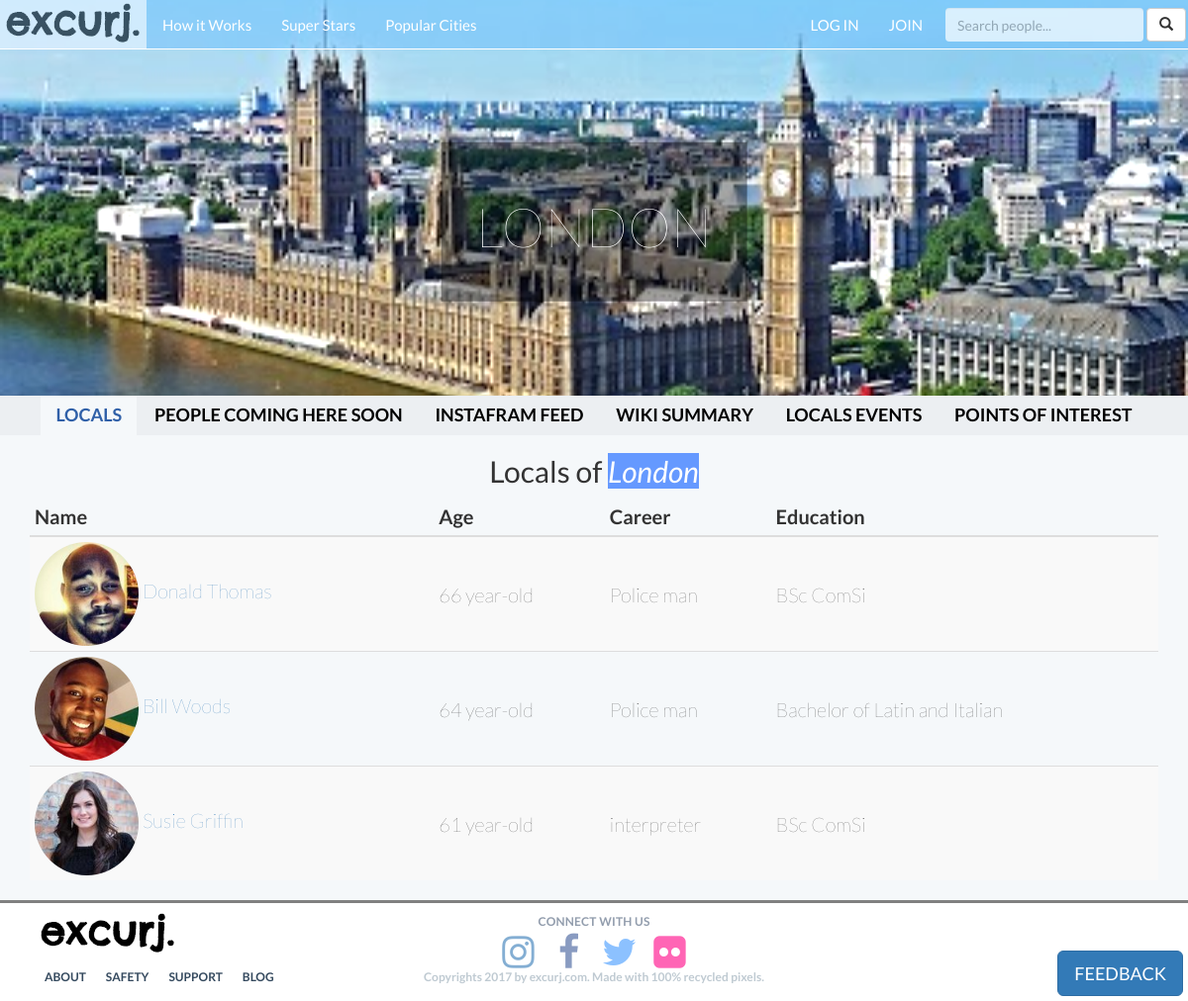
The app's page /city/london-england/, older data.
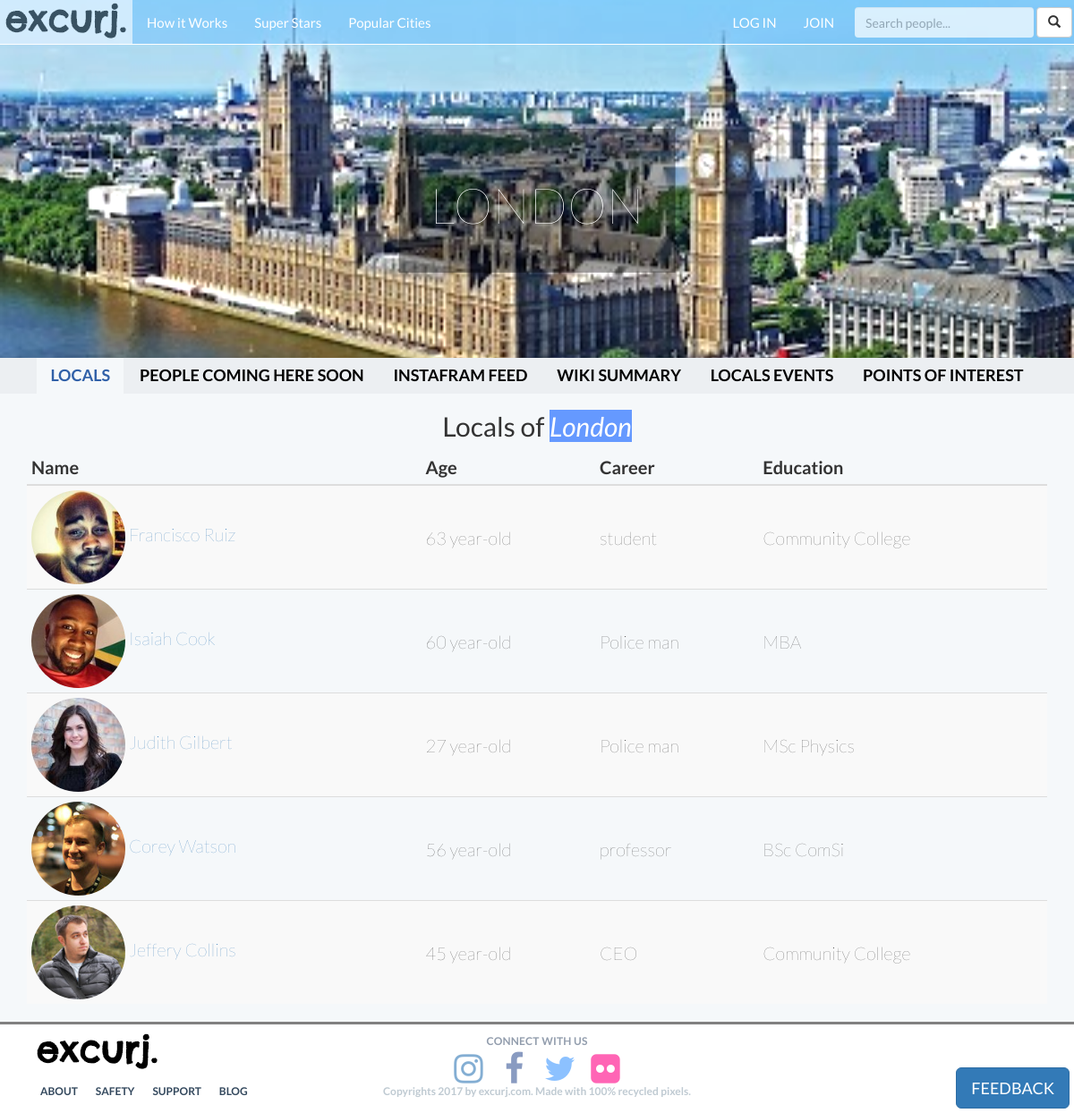
The same page, newer data.
### excurj/models.py (models this page shows, shortened)
class City(models.Model):
	city_id = models.CharField(primary_key=True, max_length=150)
	name = models.CharField(max_length=128, blank=True)
	country = models.CharField(max_length=128, blank=True)
	description = models.CharField(max_length=1000, blank=True)
	city_image = models.ImageField(blank=True, upload_to='city_pictures')
	slug = models.SlugField()#MUST MAKE UNIQUE =TRUE AGAIN
	class Meta:
		verbose_name_plural = 'Cities'
	def display_name(self):
		return self.name.split(",")[0]
	display_name = property(display_name)

class UserProfile(models.Model):
	user = models.OneToOneField(User, related_name='profile', primary_key=True) #Each User is related to only one User Profile
	city_search_text = models.CharField(blank=True, max_length=300)
	city = models.ForeignKey(City, blank=True, null=True, related_name='city') #Each User Profile must be related to one city.
	prof_pic = models.ImageField(blank=True, upload_to='profile_pictures')
	dob = models.DateField(blank=True, null=True)
	sex = models.CharField(max_length=10, blank=True)
	education = models.CharField(blank=True, max_length=200)
	career = models.CharField(blank=True, max_length=200)
	about_you = models.CharField(max_length=500, blank=True)
	music_movies_books = models.CharField(max_length=200, blank=True)
	friendship = models.CharField(max_length=500, blank=True)
	what_will_you_show_visitors = models.CharField(max_length=1000, blank=True)
	def age(self):
		import datetime
		return int((datetime.date.today() - self.dob).days / 365.25  )
	age = property(age)

### excurj/views.py (the view)
# urls.py: url(r'^city/(?P<city_name_slug>[\w\-]+)/$', views.show_city, name='show_city'),
def show_city(request, city_name_slug):
	context_dict={}
	try:
		city = City.objects.get(slug=city_name_slug)
		print()
		city_locals_profiles = UserProfile.objects.filter(city=city)
		excursions = Excursion.objects.filter(city=city)
		context_dict['city']=city
		context_dict['city_locals_profiles']=city_locals_profiles
		context_dict['excursions'] = excursions
	except City.DoesNotExist:
		context_dict['city']=None
	except UserProfile.DoesNotExist:
		context_dict['city_locals_profiles']=None
	except Excursion.DoesNotExist:
		context_dict['excursions'] = None
	except City.MultipleObjectsReturned:
		city = City.objects.filter(slug=city_name_slug)[0]
	return render(request, 'excurj/city.html', context_dict)

### templates/excurj/city.html (shortened to what this page needs)
{% extends 'excurj/base.html' %}
{% load staticfiles %}
{% block body_block %}
<div class="jumbotron" id="city_jumbotron">
	<div class="container" style="background-image:url('{{ MEDIA_URL }}{{city.city_image}}');">
		<div class="city_header">
			<h1> {{city.display_name.upper}} </h1>
		</div>
	</div>
</div>
	<ul class="nav  navbar-centered" id="tabs">
		<li class="active" role="presentation"><a data-toggle="tab" href="#locals">LOCALS</a></li>
		<li role="presentation"><a data-toggle="tab" href="#coming">PEOPLE COMING HERE SOON</a></li>
		<li role="presentation"><a data-toggle="tab" href="#insta">INSTAFRAM FEED</a></li>
		<li role="presentation"><a data-toggle="tab" href="#wiki">WIKI SUMMARY</a></li>
		<li role="presentation" title="Coming Soon!"><a data-toggle="tab" href="javascript:void(0)" title="coming soon!">LOCALS EVENTS</a></li>
		<li title="Coming Soon!"><a data-toggle="tab" href="javascript:void(0)" title="coming soon!">POINTS OF INTEREST</a></li>
	</ul>
<div class="tab-content">
    <div id="locals" class="tab-pane fade in active">
	<div class="container table-responsive">
	  <h2 style="text-align: center;"> Locals of <span style="background-color: #6599ff; color: white"> <i>{{city.name}} </i></span></h2>
	  <table class="table table-striped table-condensed table-hover">
	    <thead>
	      <tr>
	        <th>Name</th>
	        <th>Age</th>
	        <th>Career</th>
	        <th>Education</th>
	      </tr>
	    </thead>
	    <tbody>
	   	{% if city_locals_profiles %}
	    {% for local in city_locals_profiles %}
	      <tr>
	        <td><img src=" {{ local.prof_pic.url }} " class="img-circle" width="105px" height="105px">  <a href="{% url 'excurj:show_profile' local.user.username %}">{{local.user.first_name.title}}  {{local.user.last_name.title}}</a>   </td>
	        <td>{{local.age}} year-old</td>
	        <td> {{local.career}} </td>
	        <td>  {{local.education}} </td>
	      </tr>
	    {% endfor %}
    	{% else %}
		<strong>There's no people in this city yet :( but there'll be soon! :)</strong>
		{% endif %}
	    </tbody>
	  </table>
	</div>
    </div>
  </div>
{% endblock %}

### templates/excurj/base.html (shortened to what this page needs)
<!DOCTYPE html>
{% load staticfiles %}
{% load crispy_forms_tags %}
{% load widget_tweaks %}
<html lang="en">
  <head>
    <link href="{% static 'css/bootstrap.min.css'%} " rel="stylesheet">
    <link rel="stylesheet" type="text/css" href=" {% static 'css/style.css' %} ">
    <link href="//maxcdn.bootstrapcdn.com/font-awesome/4.2.0/css/font-awesome.min.css" rel="stylesheet">
    <link rel="stylesheet" href="https://ajax.googleapis.com/ajax/libs/jqueryui/1.12.1/themes/smoothness/jquery-ui.css">
  </head>
  <body>
    <form action=" {% url 'excurj:feedback' %} ">
      <button id="feedback" class="btn btn-lg btn-primary" name="feedback">FEEDBACK</button>
    </form>
    <div>
    	<nav class="navbar navbar-default navbar-fixed-top">
    		<div class="container-fluid">
          <div class="navbar-header">
            <a href=" {% url 'excurj:index' %} "><img src=" {% static 'images/logo.png' %} "></a>
          </div>
          <div class="collapse navbar-collapse " id="mainNavBar">
            <ul class="nav navbar-nav">
              <li><a href="{% url 'excurj:index' %}#how-it-works">How it Works</a></li>
              <li><a href=" {% url 'excurj:index' %}#superstars">Super Stars</a></li>
              <li><a href=" {% url 'excurj:index' %}#popularcities ">Popular Cities</a></li>
            </ul>
            <form class="navbar-form navbar-right no_mobile" action=" {% url 'excurj:search' %} ">
                <div class="form-group no_mobile">
                    <input type="text" name="q" class="form-control no_mobile" placeholder="Search people..." id="topsearchbox">
                </div>
                  <button type="submit" class="btn btn-default no_mobile"><span class="glyphicon glyphicon-search"></span></button>
            </form>
            <ul class="nav navbar-nav navbar-right">
            {% if not request.user.is_authenticated %}
              <li><a href=" {% url 'auth_login' %} ">LOG IN</a></li>
              <li><a href=" {% url 'registration_register' %} " id="jump">JOIN</a></li>
            {% endif %}
            </ul>
          </div>
        </div>
    	</nav>
    	{% block body_block %}{% endblock %}
</div>
    <footer style="text-align: center;">
      <div class="container">
        <div class="row">
          <div class="col-lg-4">
            <a href=" {% url 'excurj:index' %} " class="">
              <img src=" {% static 'images/logo.png' %} " class="pull-left">
            </a>
          </div>
          <div class="col-lg-4">
            <div class="call-to-action">Connect with us</div>
            <a href='#'><i class="fa fa-instagram fa-3x fa-fw"></i></a>
            <a href='#'><i class="fa fa-facebook fa-3x fa-fw"></i></a>
            <a href='#'><i class="fa fa-twitter fa-3x fa-fw"></i></a>
            <a href='#'><i class="fa fa-flickr fa-3x fa-fw"></i></a>
          </div>
          <div class="col-lg-4">
          </div>
        </div>
        <div class="row">
          <div class="col-lg-4">
            <ul class="footer-links">
                <li> <a href="">ABOUT</a> </li>
                <li> <a href="">SAFETY</a> </li>
                <li> <a href="">SUPPORT</a> </li>
                <li> <a href="">BLOG</a> </li>
            </ul>
          </div>
          <div class="col-lg-4">
            <div class="copyrights">
              <p class="" >
                Copyrights 2017 by excurj.com. Made with 100% recycled pixels.
              </p>
            </div>
          </div>
          <div class="col-lg-4">
          </div>
        </div>
      </div>
    </footer>
  </body>
</html>

### static/css/style.css (style rules this page uses)
html { padding-top: 0px; line-height: 1.1; font-family: 'Lato', sans-serif !important; font-weight: lighter; }
body { line-height: 1.1; font-family: 'Lato', sans-serif !important; font-weight: lighter; }
#jump { animation: top .7s linear infinite }
nav.navbar { border-bottom: 1px solid white; background-color: rgba(99,184,255,0.4); transition: background-color 1s ease 0s; font-weight: bolder; font-size: 15px; height: 10px; }
.navbar-header { opacity: .6; }
.navbar-default .navbar-nav>li>a { color: white; }
.container-fluid { padding: 0; }
.active { background-color: #f5f8fa; opacity: 1; }
#topsearchbox { width: 200px; -webkit-transition: width 0.4s ease; transition: width 0.4s ease; border: none; opacity: .7; }
.jumbotron { background: no-repeat fixed; background-size: cover; margin: 0; color: white; padding: 0px; width: 100%; object-fit: cover; }
.jumbotron h1 { font-size: 56px; font-weight: lighter; color: #FFFFFF; text-align: center; }
.ready-header, .city_header { position: absolute; text-align: center; top: 60%; left: 50%; transform: translate(-50%, -60%); background-color: rgba(255,255,255,.2); padding: 35px; }
.city_header { position: absolute; text-align: center; top: 60%; left: 50%; transform: translate(-50%, -60%); background-color: rgba(0,0,0,.4); padding: 35px; }
.city_header h1 { color: white; font-size: 55px; font-weight: lighter; line-height: 1.1; }
footer { background-color: white; border-top: 3px solid grey; font-size: .9em; padding: 7px; }
ul.footer-links { margin-left: -25px; }
ul.footer-links li { list-style-type: none; float: left; text-transform: uppercase; margin-right: 20px; margin-bottom: 0.75em; font-size: 12px; font-weight: bold; }
ul.footer-links li a { display: block; color: #34495e; }
.copyrights { clear: left; text-transform: none; font-size: 12px; font-weight: 700; color: #bfcad2; }
.call-to-action { color: #929dad; font-size: 12px; font-weight: 700; letter-spacing: .2px; text-transform: uppercase; padding: 5px; }
.fa-twitter { color: #4099FF; }
.fa-facebook { color: #3B5998; }
.fa-flickr { color: #ff0084; }
.fa { opacity: 0.6; transition: 0s; -webkit-transition: 0s; }
.navbar-default .navbar-collapse, .navbar-default .navbar-form { padding: 0 8px; }
.container-fluid>.navbar-collapse, .container-fluid>.navbar-header, .container>.navbar-collapse, .container>.navbar-header { margin-right: 1px; margin-left: -5px; }
div.jumbotron#city_jumbotron .container { margin: 0; padding: 0; min-height: 400px; position: relative; background-position: center center; background-size: cover; opacity: 1; width: 100%; -webkit-filter: brightness(1.10); filter: brightness(1.10); }
ul.nav#tabs { border-bottom: none !important; text-align:center !important; width: 100%; background-color: #eceff2; }
ul.nav#tabs li a { color: black; }
ul.nav#tabs li.active a { color: #3060A8; background-color: transparent; }
ul.nav#tabs li.active { opacity: 1; }
ul.nav#tabs li { display: inline-block !important; font-size: 18px; font-weight: bold; }
.table>tbody>tr>td, .table>tbody>tr>th, .table>tfoot>tr>td, .table>tfoot>tr>th, .table>thead>tr>td, .table>thead>tr>th { vertical-align: middle; font-size: 20px; }
table.table { width: 100%; }
body button#feedback { position: fixed; bottom: 5px; right: 5px; z-index: 5; }

Row changes from the older to the newer data that the page shows:
changed UserProfile: user.first_name "Donald" → "Francisco"; user.last_name "Thomas" → "Ruiz"; age "66" → "63"; career "Police man" → "student"; education "BSc ComSi" → "Community College"
changed UserProfile: user.first_name "Bill" → "Isaiah"; user.last_name "Woods" → "Cook"; age "64" → "60"; education "Bachelor of Latin and Italian" → "MBA"
changed UserProfile: user.first_name "Susie" → "Judith"; user.last_name "Griffin" → "Gilbert"; age "61" → "27"; career "interpreter" → "Police man"; education "BSc ComSi" → "MSc Physics"
now on this page (row edited): UserProfile: prof_pic (picture), user.first_name "Corey", user.last_name "Watson", age "56", career "professor", education "BSc ComSi"
now on this page (row edited): UserProfile: prof_pic (picture), user.first_name "Jeffery", user.last_name "Collins", age "45", career "CEO", education "Community College"
